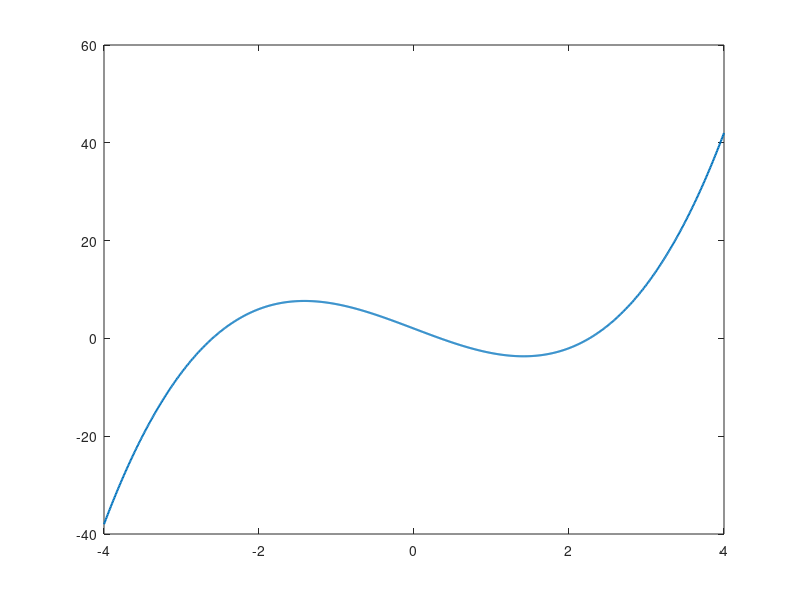

Write the MATLAB code that produced this figure. (Note: this script raises an error after producing the figure.)
%% SESSION 3.2: EQUATION SOLVING
% Demonstrates numerical equation solving with fzero.

clc;
clear;
close all;

disp('SESSION 3.2: EQUATION SOLVING');
disp('-----------------------------');

%% Example 1: Solve x^3 - 6x + 2 = 0
f = @(x) x.^3 - 6*x + 2;
root1 = fzero(f, -3);
root2 = fzero(f, 0);
root3 = fzero(f, 3);

fprintf('Roots found:\n');
fprintf('Root near -3: %.6f\n', root1);
fprintf('Root near  0: %.6f\n', root2);
fprintf('Root near  3: %.6f\n', root3);

%% Plot the function
x = linspace(-4, 4, 1000);
y = f(x);

figure;
plot(x, y, 'LineWidth', 1.5);
hold on;
yline(0, '--');
plot(root1, 0, 'o', 'MarkerSize', 8);
plot(root2, 0, 'o', 'MarkerSize', 8);
plot(root3, 0, 'o', 'MarkerSize', 8);
xlabel('x');
ylabel('f(x)');
title('Numerical Root Finding with fzero');
grid on;

%% Example 2: Engineering interpretation
% Solve for time when RC capacitor reaches 63.2% of final value
R = 1000;
C = 100e-6;
Vin = 10;
target = 0.632 * Vin;

g = @(t) rc_response(t, R, C, Vin) - target;
t_tau = fzero(g, 0.1);

fprintf('\nTime to reach 63.2%% of final value = %.6f s\n', t_tau);
fprintf('Expected time constant R*C         = %.6f s\n', R*C);
